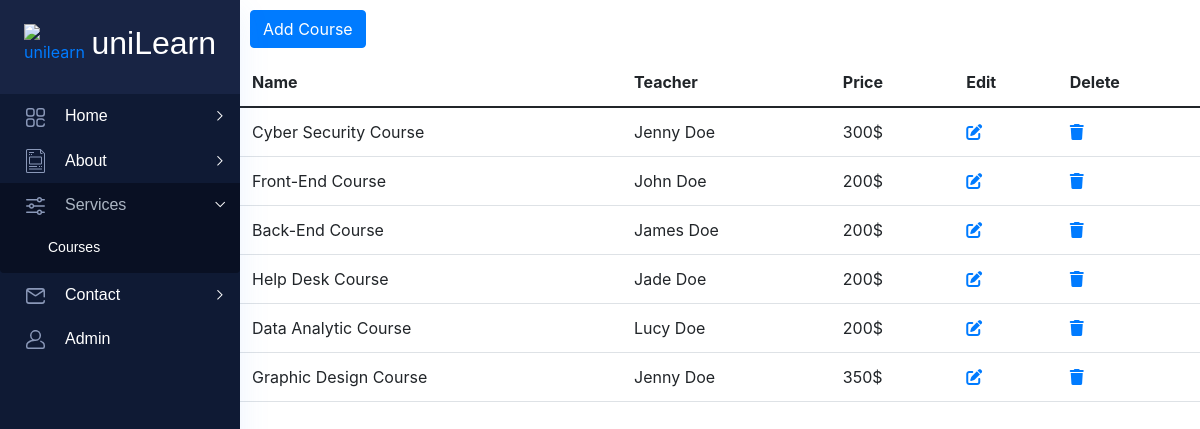
The app's page /admin/courses.php (signed in) with its own data.
### tables this page shows
CREATE TABLE IF NOT EXISTS `courses` (
  `id` int(11) NOT NULL AUTO_INCREMENT,
  `name` varchar(50) NOT NULL DEFAULT '0',
  `teacher` varchar(50) NOT NULL DEFAULT '0',
  `about` varchar(500) NOT NULL DEFAULT '0',
  `price` varchar(50) NOT NULL DEFAULT '0',
  `image` varchar(50) NOT NULL DEFAULT '0',
  PRIMARY KEY (`id`)
);

### admin/courses.php (the view, shortened to what this page needs)
<?php
include "../config.php"
?>
<!DOCTYPE html>
<html lang="zxx">
<head>
    <?php include_once "includes/head.php" ?>
</head>
<body class="crm_body_bg">
    <?php include_once "includes/navbar.php" ?>
    <section class="main_content dashboard_part large_header_bg">
    <a style="margin:10px" href="add-course.php" class="btn btn-primary">Add Course</a>
        <table class="table">
            <thead>
                <tr>
                    <th scope="col">Name</th>
                    <th scope="col">Teacher</th>
                    <th scope="col">Price</th>
                    <th scope="col">Edit</th>
                    <th scope="col">Delete</th>
                </tr>
            </thead>
            <tbody>
                <?php
                $sql = "SELECT * FROM courses";
                $run = mysqli_query($conn, $sql);
                while ($course = mysqli_fetch_assoc($run)) {
                ?>
                    <tr>
                        <td><?= $course['name'] ?></td>
                        <td><?= $course['teacher'] ?></td>
                        <td><?= $course['price'] ?>$</td>
                        <td>
                            <a href="edit-courses.php?id=<?= $course['id'] ?>"><i class="fa-solid fa-pen-to-square"></i></a>
                        </td>
                        <td>
                            <a href="delete-courses.php?id=<?= $course['id'] ?>"><i class="fa-solid fa-trash"></i></a>
                        </td>
                    </tr>
                <?php
                }
                ?>
            </tbody>
        </table>
    </section>
</body>
</html>

### admin/includes/head.php (shortened to what this page needs)
<link rel="stylesheet" href="css/bootstrap1.min.css" />
<link rel="stylesheet" href="vendors/themefy_icon/themify-icons.css" />
<link rel="stylesheet" href="vendors/niceselect/css/nice-select.css" />
<link rel="stylesheet" href="vendors/owl_carousel/css/owl.carousel.css" />
<link rel="stylesheet" href="vendors/gijgo/gijgo.min.css" />
<link rel="stylesheet" href="vendors/font_awesome/css/all.min.css" />
<link rel="stylesheet" href="vendors/tagsinput/tagsinput.css" />
<link rel="stylesheet" href="vendors/datepicker/date-picker.css" />
<link rel="stylesheet" href="vendors/vectormap-home/vectormap-2.0.2.css" />
<link rel="stylesheet" href="vendors/scroll/scrollable.css" />
<link rel="stylesheet" href="vendors/datatable/css/jquery.dataTables.min.css" />
<link rel="stylesheet" href="vendors/datatable/css/responsive.dataTables.min.css" />
<link rel="stylesheet" href="vendors/datatable/css/buttons.dataTables.min.css" />
<link rel="stylesheet" href="vendors/text_editor/summernote-bs4.css" />
<link rel="stylesheet" href="vendors/morris/morris.css">
<link rel="stylesheet" href="vendors/material_icon/material-icons.css" />
<link rel="stylesheet" href="css/metisMenu.css">
<link rel="stylesheet" href="css/style1.css" />
<link rel="stylesheet" href="css/colors/default.css" id="colorSkinCSS">
<link rel="stylesheet" href="https://cdn.jsdelivr.net/npm/bootstrap@4.6.2/dist/css/bootstrap.min.css">

### admin/includes/navbar.php (shortened to what this page needs)
<nav class="sidebar dark_sidebar">
        <div class="logo d-flex justify-content-between">
            <a class="large_logo" href="index.html"><img style="width:52px" src="http://html.cwsthemes.com/unilearn/img/logo@2x.png" alt="unilearn"></a>
            <h2 style="color:white">uniLearn</h2>
        </div>
        <ul id="sidebar_menu">
            <li class>
                <a class="has-arrow" href="#" aria-expanded="false">
                    <div class="nav_icon_small">
                        <img src="img/menu-icon/1.svg" alt>
                    </div>
                    <div class="nav_title">
                        <span>Home </span>
                    </div>
                </a>
            </li>
            <li class>
                <a class="has-arrow" href="#" aria-expanded="false">
                    <div class="nav_icon_small">
                        <img src="img/menu-icon/forms.svg" alt>
                    </div>
                    <div class="nav_title">
                        <span>About</span>
                    </div>
                </a>
            </li>
            <li class>
                <a class="has-arrow" href="#" aria-expanded="false">
                    <div class="nav_icon_small">
                        <img src="img/menu-icon/General.svg" alt>
                    </div>
                    <div class="nav_title">
                        <span>Services</span>
                    </div>
                </a>
                <ul>
                    <li><a href="courses.php">Courses</a></li>
                </ul>
            </li>
            <li class>
                <a class="has-arrow" href="#" aria-expanded="false">
                    <div class="nav_icon_small">
                        <img src="img/menu-icon/Mail_Box.svg" alt>
                    </div>
                    <div class="nav_title">
                        <span>Contact</span>
                    </div>
                </a>
            </li>
            <li class>
                <a href="admin.php" aria-expanded="false">
                    <div class="nav_icon_small">
                        <img src="img/menu-icon/4.svg" alt>
                    </div>
                    <div class="nav_title">
                        <span>Admin</span>
                    </div>
                </a>
            </li>
        </ul>
    </nav>

### admin/css/metisMenu.css (style rules this page uses)
.metismenu .has-arrow { position: relative }
.metismenu .has-arrow::after { position: absolute; content: ''; transform: rotate(-90deg) translate(0, -50%); transform-origin: top; top: 50%; transition: all .3s ease-out; right: 40px; content: "\e64b"; font-family: themify; color: #a5adc6; font-weight: 600; font-size: 14px }
.metismenu .mm-active>.has-arrow::after, .metismenu .has-arrow[aria-expanded=true]::after { transform: rotate(180deg) translate(0, -50%) }

### records on screen
courses: name "Cyber Security Course", teacher "Jenny Doe", price "300"
courses: name "Front-End Course", teacher "John Doe", price "200"
courses: name "Back-End Course", teacher "James Doe", price "200"
courses: name "Help Desk Course", teacher "Jade Doe", price "200"
courses: name "Data Analytic Course", teacher "Lucy Doe", price "200"
courses: name "Graphic Design Course", teacher "Jenny Doe", price "350"
